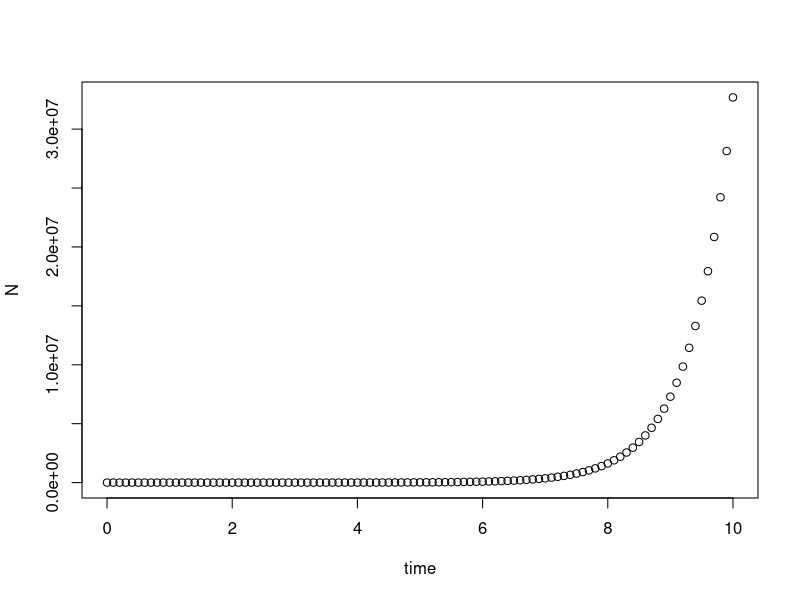
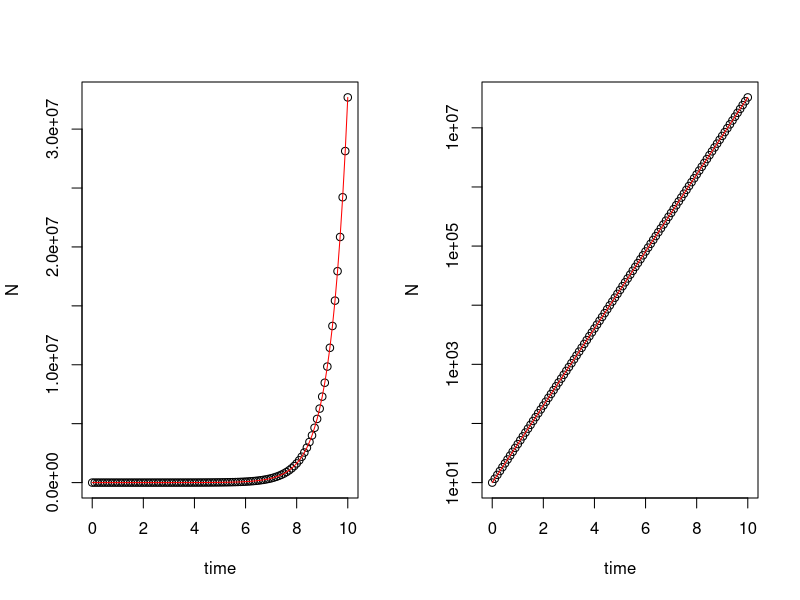
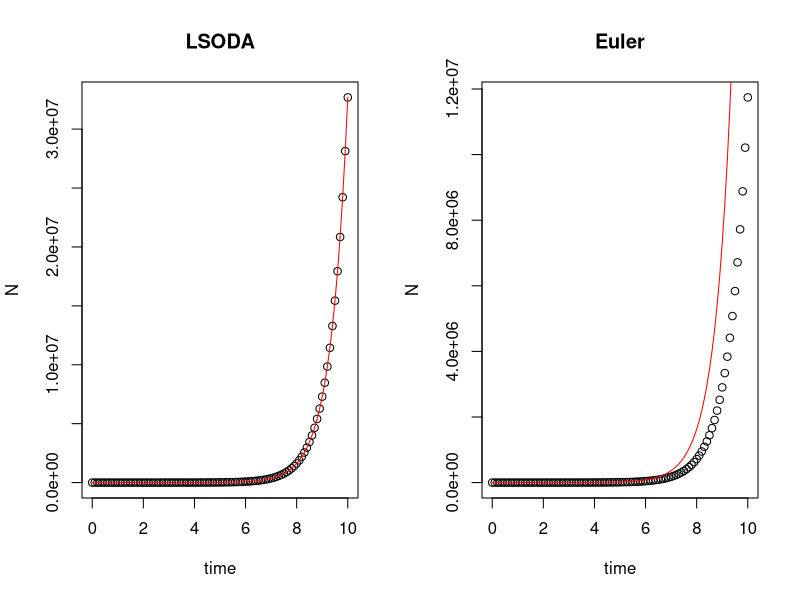
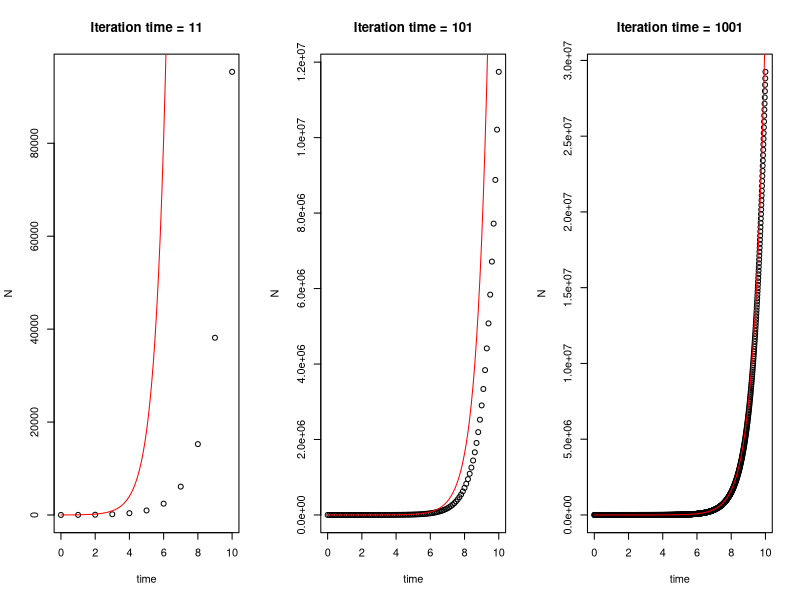
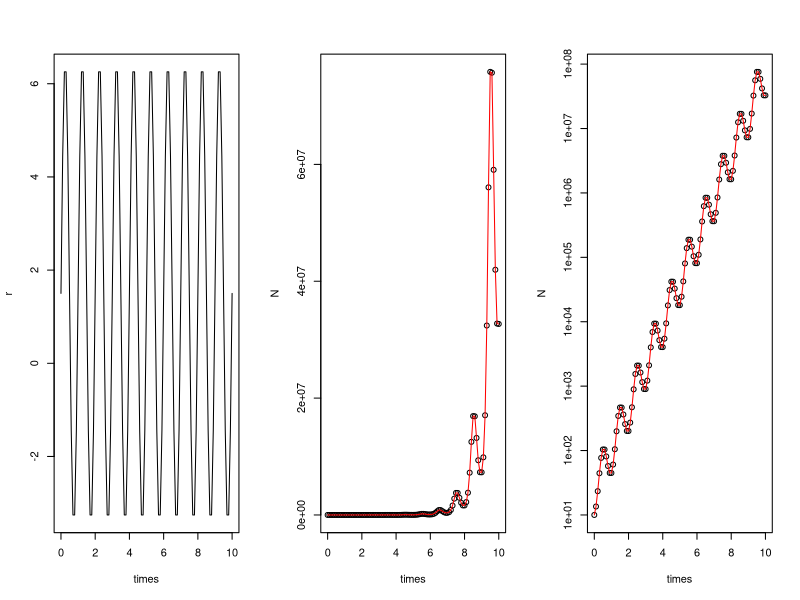
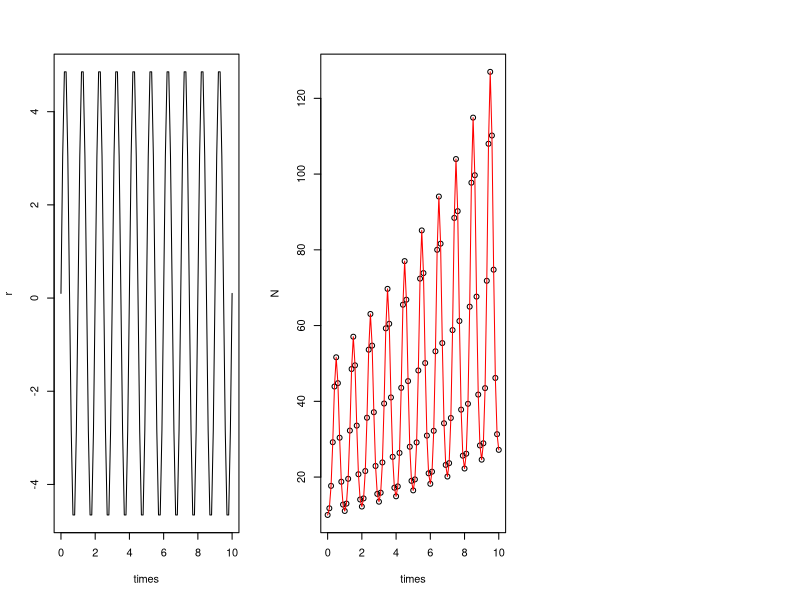

Source code (R) for these figures, in order:
## ---- chunk 1
knitr::opts_chunk$set(message = F, 
                      error = F, 
                      warning = F)

## ---- chunk 2
###### part 1 ######
# install.packages("deSolve")
library(deSolve)

### (1) Model specification
exponential_model <- function(times, state, parms) {
  with(as.list(c(state, parms)), {
    dN_dt = r*N  # Exponential growth equation
    return(list(c(dN_dt)))  # Return the results
  })
}
## ---- chunk 3
### (2) Model application
times <- seq(0, 10, by = 0.1)  # Time steps to integrate over
state <- c(N = 10)  # Initial population size
parms <- c(r = 1.5)  # Intrinsic growth rate
## ---- chunk 4
# Run the ode solver
pop_size <- ode(func = exponential_model, times = times, y = state, parms = parms)

# Take a look at the results
head(pop_size)
## ---- chunk 5
plot(N ~ time, data = pop_size)
## ---- chunk 6
par(mfrow = c(1,2))
plot(N ~ time, data = pop_size) # Plot simulation data
curve(state[1]*exp(parms[1]*x), col = "red", add = T) # Adding analytic solution
plot(N ~ time, data = pop_size, log = "y") # Plot logged simulation data
curve(state[1]*exp(parms[1]*x), col = "red", add = T) # Adding analytic solution
## ---- chunk 7

###### part 2 ######
# Original setting
times <- seq(0, 10, by = 0.1)  # Time steps to integrate over
state <- c(N = 10)  # Initial population size
parms <- c(r = 1.5)  # Intrinsic growth rate
# Default: LSODA
pop_size <- ode(func = exponential_model, times = times, y = state, parms = parms)

# Euler's method
pop_size_1 <- ode(func = exponential_model, times = times, y = state, parms = parms, method = "euler")

# Compare different method
par(mfrow = c(1,2))
plot(N ~ time, data = pop_size, main = "LSODA")
curve(state[1]*exp(parms[1]*x), times[1], times[length(times)], col = "red", add = T) # correct curve
plot(N ~ time, data = pop_size_1, main = "Euler")
curve(state[1]*exp(parms[1]*x), times[1], times[length(times)], col = "red", add = T) # correct curve

# Different time step
times_1 <- seq(0, 10, by = 1)  # time steps to integrate over
times_2 <- seq(0, 10, by = 0.1)  # time steps to integrate over
times_3 <- seq(0, 10, by = 0.01)  # time steps to integrate over

# Euler's method
pop_size_1 <- ode(func = exponential_model, times = times_1, y = state, parms = parms, method = "euler")
pop_size_2 <- ode(func = exponential_model, times = times_2, y = state, parms = parms, method = "euler")
pop_size_3 <- ode(func = exponential_model, times = times_3, y = state, parms = parms, method = "euler")

# Compare different iteration time
par(mfrow = c(1,3))
plot(N ~ time, data = pop_size_1, main = "Iteration time = 11")
curve(state[1]*exp(parms[1]*x), col = "red", add = T) # correct curve
plot(N ~ time, data = pop_size_2, main = "Iteration time = 101")
curve(state[1]*exp(parms[1]*x), col = "red", add = T) # correct curve
plot(N ~ time, data = pop_size_3, main = "Iteration time = 1001")
curve(state[1]*exp(parms[1]*x), col = "red", add = T) # correct curve
## ---- chunk 8
###### part 3 ######
### Model specification
exponential_model_fluc <- function(times, state, parms) {
  with(as.list(c(state, parms)), {
    dN_dt = (r_bar + sigma*sin(omega*times))*N  # exponential growth equation
    return(list(c(dN_dt)))  # return the results
  })
}
## ---- chunk 9
### Parameters
times <- seq(0, 10, by = 0.1)  # time steps to integrate over
state <- c(N = 10)  # initial population size
parms <- c(r_bar = 1.5, sigma = 5, omega = 2*pi)  # intrinsic growth rate
## ---- chunk 10
### Fluctuating growth rate
r = parms[1] + parms[2]*sin(parms[3]*times)
plot(r ~ times, type = "l")
## ---- chunk 11
### Solving model
pop_size <- ode(func = exponential_model_fluc, times = times, y = state, parms = parms)

### Plotting
plot(N ~ times, data = pop_size)
curve(state[1]*exp(parms[1]*x - parms[2]/parms[3]*(cos(parms[3]*x) - 1)), add = T, col = "red") # correct curve
plot(N ~ times, data = pop_size, log = "y")
curve(state[1]*exp(parms[1]*x - parms[2]/parms[3]*(cos(parms[3]*x) - 1)), add = T, col = "red") # correct curve
## ---- chunk 12
### Parameters
times <- seq(0, 10, by = 0.1)  # time steps to integrate over
state <- c(N = 10)  # initial population size
parms <- c(r_bar = 0.1, sigma = 5, omega = 2*pi)  # intrinsic growth rate

### Fluctuating growth rate
r = parms[1] + parms[2]*sin(parms[3]*times)
plot(r ~ times, type = "l")

### Solving model
pop_size <- ode(func = exponential_model_fluc, times = times, y = state, parms = parms)

### Plotting
plot(N ~ times, data = pop_size)
curve(state[1]*exp(parms[1]*x - parms[2]/parms[3]*(cos(parms[3]*x) - 1)), add = T, col = "red") # correct curve
